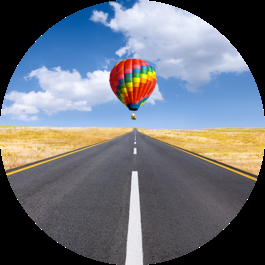
%> input picture balao.png, 265 x 265 px
$ octave projeto11.m   (GNU Octave 9; MATLAB toolbox functions it lacks are replaced by stand-ins)
%> lines starting %> are read from the running program, lines starting %| are printed output that depends on the picture
%% Projeto 11
% *Autor:* Marlon da Silva Rogério

%% Referências
% *GONZALEZ, R. C.*, WOODS, R. E. Processamento de Imagens Digitais.
% Editora Edgard Blucher, ISBN São Paulo, 2000.
% *Support MathWorks*, 2021. Disponível em: <https://www.mathworks.com/help/>.
% Acesso em: 18 de julho. de 2021.

% * Aplicar o PCA para compressão de imagens,utilizando uma quantidade de
% componentes principais.
%   -- graficar numero de componetes principais vs PSNR
%   --  utilize uma imagem de sua preferencia
%   -- comente


clear; clc;close all

c_img=imread('balao.png');
%> c_img is the input picture: size 265x265x3 uint8; mean R, G, B 108.2, 113.1, 121.7
g_image=rgb2gray(c_img);
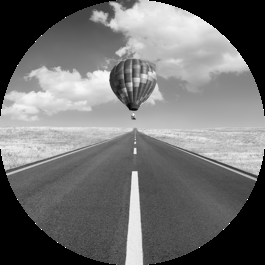
%> g_image: size 265x265 uint8; min 0, max 255, mean 112.6
g_image =g_image;

figure; imshow(g_image);
mypsnr =[];
vetor_nComp = 5:5:90;
g_image_d=double(g_image);
g_image_d_m=mean(g_image_d);
%> g_image_d_m = 265 values, max 182.3 at index 137, min 23.5 at index 265, mean 112.6
g_image_d_m_adjusted=(g_image_d-g_image_d_m);
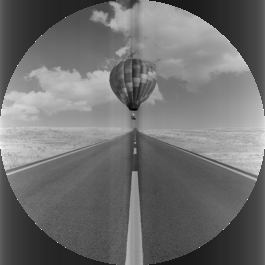
%> g_image_d_m_adjusted: size 265x265 double; min -174, max 223.3, mean 0; drawn with min black and max white
[coeff,score, ~ , ~, ~] = pca(g_image_d_m_adjusted);
for nComp = vetor_nComp
    reconstruction = score(:,1:nComp)*coeff(:,1:nComp)';
    final_reconstruction=(reconstruction+g_image_d_m);
    final_reconstruction=uint8(final_reconstruction);
    figure; imshow(final_reconstruction); title(num2str(nComp))

    mypsnr = [mypsnr psnr(final_reconstruction,g_image)];
end
%> this loop made 18 passes
%> mypsnr on passes 1 to 9: 20.81, [20.81 23.37], [20.81 23.37 24.98], [20.81 23.37 24.98 26.23], [20.81 23.37 24.98 26.23 27.23], [20.81 23.37 24.98 26.23 27.23 28.14], [20.81 23.37 24.98 26.23 27.23 28.14 28.97], [20.81 23.37 24.98 26.23 27.23 28.14 28.97 29.75], [20.81 23.37 24.98 26.23 27.23 28.14 28.97 29.75 30.49]
%> pass 1, `imshow(final_reconstruction)`:
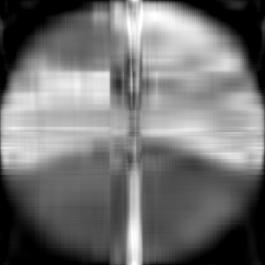
%> displayed picture: size 265x265, on the screen's scale of 0 to 255; min 0, max 255, mean 113.5
%> pass 2, `imshow(final_reconstruction)`:
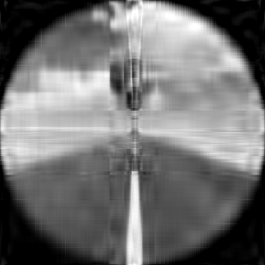
%> displayed picture: size 265x265, on the screen's scale of 0 to 255; min 0, max 255, mean 113.4
%> after the loop, mypsnr = 18 values from 20.81 to 36.42

figure; plot(vetor_nComp,mypsnr,'o-')
%> after `plot(vetor_nComp,mypsnr,'o-')`:
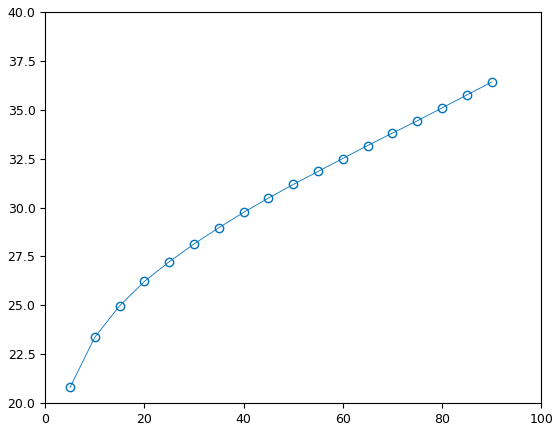
%> figure redrawn from the program's plot data; curve peaks at x = 90, y = 36.42
